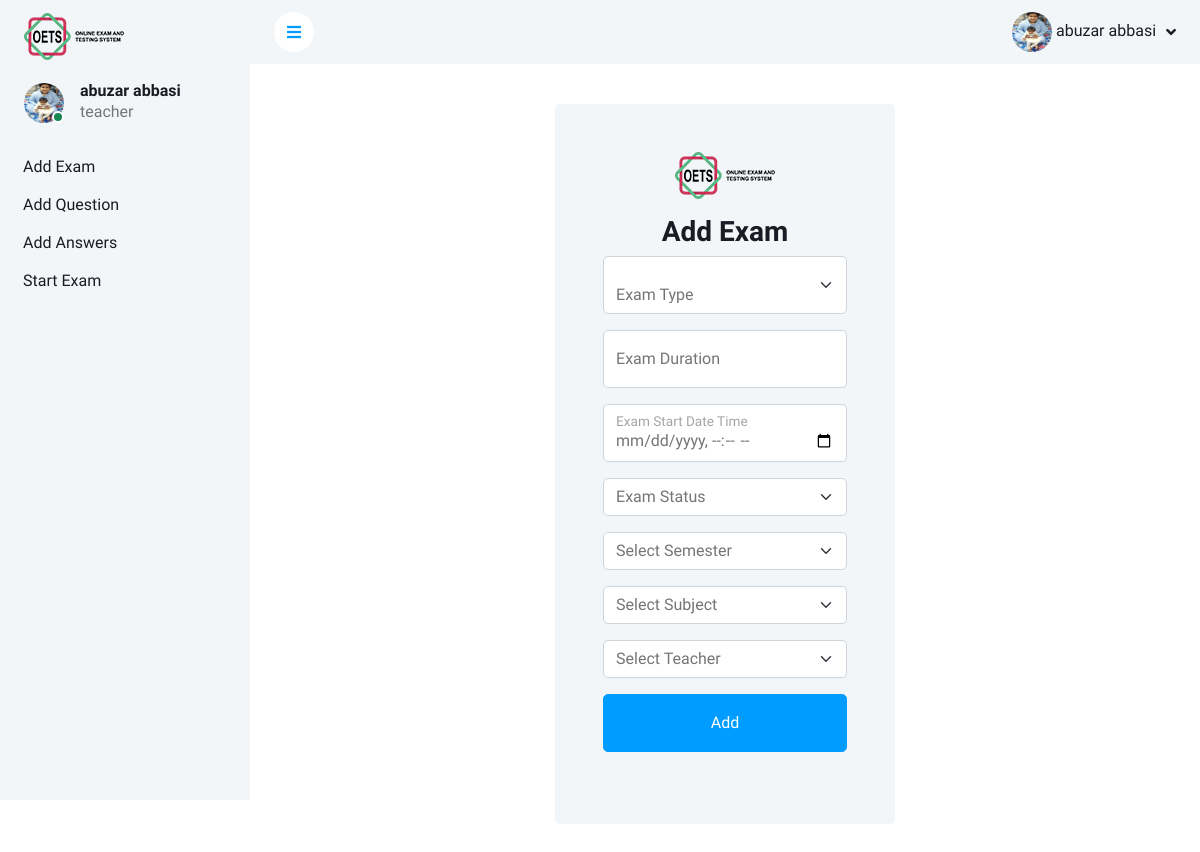
Screenshot of /Teacher/add_exam.php (signed in) with the database file from the repository.
### tables this page shows
CREATE TABLE `users` (
  `user_id` int(11) NOT NULL,
  `name` varchar(255) DEFAULT NULL,
  `email` varchar(255) NOT NULL,
  `username` varchar(50) NOT NULL,
  `password` varchar(255) NOT NULL,
  `is_cheated` enum('yes','no') NOT NULL DEFAULT 'no',
  `is_completed` enum('completed','not_completed') DEFAULT 'not_completed',
  `role_id` int(11) DEFAULT 1,
  `user_photo` blob DEFAULT NULL,
  `exam_id` int(11) NOT NULL,
  `status` enum('active','inactive') NOT NULL DEFAULT 'inactive'
);

CREATE TABLE `roles` (
  `role_id` int(11) NOT NULL,
  `role_name` varchar(50) NOT NULL
);

### Teacher/add_exam.php (the view, shortened to what this page needs)
<?php
    include "../db/dbConnection.php";
    if($_SESSION['role_id']==1){
        header("location:../Student/student.php");
    }elseif($_SESSION['role_id']==4){
        header("location:../Admin/admin.php");
    }elseif($_SESSION['role_id']==3){
    ?>
    <!DOCTYPE html>
    <html lang="en">
    <head>
        <link href="https://cdnjs.cloudflare.com/ajax/libs/font-awesome/5.10.0/css/all.min.css" rel="stylesheet">
        <link href="https://cdn.jsdelivr.net/npm/bootstrap-icons@1.4.1/font/bootstrap-icons.css" rel="stylesheet">
        <link href="../lib/owlcarousel/assets/owl.carousel.min.css" rel="stylesheet">
        <link href="../lib/tempusdominus/css/tempusdominus-bootstrap-4.min.css" rel="stylesheet" />
        <link href="../css/bootstrap.min.css" rel="stylesheet">
        <link href="../css/style.css" rel="stylesheet">
    </head>
    <body>
        <div class="container-xxl position-relative bg-white d-flex p-0">
            <?php
            include "../includes/sidebar.php";
            ?>
            <div class="content">
                <?php
                include "../includes/navbar.php";
                ?>
                <div class="container-fluid">
                    <div class="row h-100 align-items-center justify-content-center" style="min-height: 100vh;">
                        <div class="col-12 col-sm-10 col-md-8 col-lg-6 col-xl-5">
                            <div class="bg-light rounded p-4 p-sm-5 my-4 mx-3">
                                <div class="d-flex align-items-center justify-content-center mb-3">
                                    <a href="index.html" class="">
                                        <img src="../img/logo.png" class="w-100" alt="logo">
                                    </a>
                                </div>
                                <h3 class="text-center">Add Exam</h3>
                                <form method="post" action="<?php echo htmlspecialchars($_SERVER["PHP_SELF"]); ?>" enctype="multipart/form-data">
                                    <div class="form-floating mb-3">
                                        <select name="exam_type" id="exam_type" class="form-select mb-3" aria-label="Default select example">
                                            <option selected disabled>Exam Type</option>
                                        </select>
                                    </div>
                                    <div class="form-floating mb-3">
                                        <input type="text" id="exam_duration_minutes" name="exam_duration_minutes" required class="form-control" id="floatingInput" placeholder="name@example.com" required>
                                        <label for="floatingInput">Exam Duration</label>
                                    </div>
                                    <div class="form-floating mb-3">
                                        <input type="datetime-local" id="exam_start_time" name="exam_start_time" required class="form-control" id="floatingInput" placeholder="name@example.com" required>
                                        <label for="floatingInput">Exam Start Date Time</label>
                                    </div>
                                    <select name="exam_status" class="form-select mb-3" aria-label="Default select example">
                                        <option selected disabled>Exam Status</option>
                                    </select>
                                    <select name="semester" class="form-select mb-3" aria-label="Default select example">
                                    <option selected disabled value="">Select Semester</option>
                                    </select>
                                    <select name="subject" class="form-select mb-3" aria-label="Default select example">
                                    <option selected disabled value="">Select Subject</option>
                                    </select>
                                    <select name="teacher" class="form-select mb-3" aria-label="Default select example">
                                    <option selected disabled value="">Select Teacher</option>
                                    </select>
                                    <button type="submit" name="submit" class="btn btn-primary py-3 w-100 mb-4">Add</button>
                            </div>
                        </div>
                    </div>
                </div>
            </div>
    </body>
    </html>
    <?php
}else{
    header("location:../index.php");
}
?>

### includes/sidebar.php (shortened to what this page needs)
<?php
if (isset($_SESSION['user_id']) && isset($_SESSION['role_id'])) {
    $user_id = $_SESSION['user_id'];
    $sql = "SELECT name, user_photo, role_name FROM users JOIN roles ON users.role_id = roles.role_id WHERE user_id = '$user_id'";
    $result = $conn->query($sql);
    if ($result->num_rows == 1) {
        $row = $result->fetch_assoc();
        $user_name = $row['name'];
        $user_photo = $row['user_photo'];
        $user_role = $row['role_name'];
    }
} else {
    header("Location: index.php");
    exit();
}
?>
<div class="sidebar pe-4 pb-3">
    <nav class="navbar bg-light navbar-light">
        <a href="admin_dashboard.php" class="navbar-brand mx-4 mb-3">
            <img src="../img/logo.png" class="w-100" alt="logo">
        </a>
        <div class="d-flex align-items-center ms-4 mb-4">
            <div class="position-relative">
                <?php if (!empty($user_photo)) { ?>
                    <img class="rounded-circle" src=".<?php echo $user_photo; ?>" alt="User Photo" style="width: 40px; height: 40px;">
                <?php }  ?>
                <div class="bg-success rounded-circle border border-2 border-white position-absolute end-0 bottom-0 p-1"></div>
            </div>
            <div class="ms-3">
                <h6 class="mb-0"><?php echo $user_name; ?></h6>
                <span><?php echo $user_role; ?></span>
            </div>
        </div>
        <div class="navbar-nav w-100">
            <?php
            if ($_SESSION['role_id'] == 4) {
            ?>
                <a href="../Admin/admin.php" class="nav-item nav-link">Admin Dashboard</a>
                <a href="../Admin/add_teacher.php" class="nav-item nav-link">Add Teacher</a>
                <a href="../Admin/add-semester.php" class="nav-item nav-link">Add Semester</a>
                <a href="../Admin/add_subjects.php" class="nav-item nav-link">Add Subject</a>
            <?php
            } else if ($_SESSION['role_id'] == 3) {
            ?>
                <a href="../Teacher/add_exam.php" class="nav-item nav-link">Add Exam</a>
                <a href="../Teacher/add_question.php" class="nav-item nav-link">Add Question</a>
                <a href="../Teacher/add_answer.php" class="nav-item nav-link">Add Answers</a>
                <a href="../Teacher/start_exam.php" class="nav-item nav-link">Start Exam</a>
            <?php
            } else if ($_SESSION['role_id'] == 1) {
            ?>
                <?php
                $getExamCheck = "SELECT exams.*,
                TIMESTAMPDIFF(DAY, CURDATE(), exams.start_datetime) AS days_until_start
            FROM exams
            INNER JOIN (
                SELECT exam_id
                FROM true_false_question
                WHERE is_completed = 'not_completed'
                UNION
                SELECT exam_id
                FROM multiple_choice_questions
                WHERE is_completed = 'not_completed'
                UNION
                SELECT exam_id
                FROM questions
                WHERE is_completed = 'not_completed'
                UNION
                SELECT exam_id
                FROM fill_in_the_blanks
                WHERE is_completed = 'not_completed'
            ) AS incomplete_exams
            ON exams.exam_id = incomplete_exams.exam_id
            WHERE exams.exam_status = 'active'
                AND DATE(exams.start_datetime) = CURDATE();
";
                $isCheated  = "SELECT * FROM users WHERE users.is_cheated = 'no' AND users.is_completed = 'not_completed' AND users.role_id = 1";
                $setuser = mysqli_query($conn, $isCheated);
                $set = mysqli_query($conn, $getExamCheck);
                $row = mysqli_fetch_array($set);
                if (mysqli_num_rows($set) && mysqli_num_rows($setuser) > 0) {
                ?>
                    <a href="../Student/give_exam.php" class="nav-item nav-link">Give Exam</a>
                <?php
                } else {
                ?>
                    <a href="" class="nav-item nav-link disabled">Exam Will Be Soon</a>
                <?php
                }
                ?>
                <?php
                $getUser_id = $_SESSION['user_id'];
                $sql ="
                SELECT users.*
                FROM users
                WHERE users.user_id = 4
                AND (
                    (SELECT COUNT(*) FROM true_false_question WHERE true_false_question.is_completed = 'completed' AND user_id = 4) > 0
                    AND
                    (SELECT COUNT(*) FROM multiple_choice_questions WHERE multiple_choice_questions.is_completed = 'completed' AND user_id = 4) > 0
                    AND
                    (SELECT COUNT(*) FROM fill_in_the_blanks WHERE fill_in_the_blanks.is_completed = 'completed' AND user_id = 4) > 0
                    AND
                    (SELECT COUNT(*) FROM questions WHERE questions.is_completed = 'completed' AND user_id = 4 AND questions.is_right = 'right') > 0
                );
                ";
                $settt = mysqli_query($conn, $sql);
                if (mysqli_num_rows($settt) > 0) {
                ?>
                    <a href="../Student/result.php" class="nav-item nav-link">Get Result</a>
                <?php
                } else {
                ?>
                    <a href="" class="nav-item nav-link disabled">Complete Exams To Get Result</a>
            <?php
                }
            }
            ?>
        </div>
    </nav>
</div>

### includes/navbar.php (shortened to what this page needs)
<?php
if(isset($_SESSION['user_id']) && isset($_SESSION['role_id'])) {
    include_once "head.php";
    $user_id = $_SESSION['user_id'];
    $sql = "SELECT name, user_photo, role_name FROM users JOIN roles ON users.role_id = roles.role_id WHERE user_id = '$user_id'";
    $result = $conn->query($sql);
    if ($result->num_rows == 1) {
        $row = $result->fetch_assoc();
        $user_name = $row['name'];
        $user_photo = $row['user_photo'];
    }
} else {
    header("Location: index.php");
    exit();
}
?>
<nav class="navbar navbar-expand bg-light navbar-light sticky-top px-4 py-0">
                <a href="#" class="sidebar-toggler flex-shrink-0">
                    <i class="fa fa-bars"></i>
                </a>
                <div class="navbar-nav align-items-center ms-auto">
                    <div class="nav-item dropdown">
                        <a href="#" class="nav-link dropdown-toggle" data-bs-toggle="dropdown">
                        <?php if (!empty($user_photo)) { ?>
                    <img class="rounded-circle" src=".<?php echo $user_photo; ?>" alt="User Photo" style="width: 40px; height: 40px;">
                <?php } ?>
                            <span class="d-none d-lg-inline-flex"><?php echo $user_name; ?></span>
                        </a>
                    </div>
                </div>
            </nav>

### css/style.css (style rules this page uses)
:root { --primary: #009CFF; --light: #F3F6F9; --dark: #191C24; }
.btn { transition: .5s; }
.btn.btn-primary { color: #FFFFFF; }
.sidebar { position: fixed; top: 0; left: 0; bottom: 0; width: 250px; height: 100vh; overflow-y: auto; background: var(--light); transition: 0.5s; z-index: 999; }
.content { margin-left: 250px; min-height: 100vh; background: #FFFFFF; transition: 0.5s; }
@media (min-width: 992px) { .sidebar { margin-left: 0; } }
@media (min-width: 992px) { .content { width: calc(100% - 250px); } }
.sidebar .navbar .navbar-nav .nav-link { padding: 7px 20px; color: var(--dark); font-weight: 500; border-left: 3px solid var(--light); border-radius: 0 30px 30px 0; outline: none; }
.content .navbar .navbar-nav .nav-link { margin-left: 25px; padding: 12px 0; color: var(--dark); outline: none; }
.content .navbar .sidebar-toggler, .content .navbar .navbar-nav .nav-link i { width: 40px; height: 40px; display: inline-flex; align-items: center; justify-content: center; background: #FFFFFF; border-radius: 40px; }
.content .navbar .dropdown-toggle::after { margin-left: 6px; vertical-align: middle; border: none; content: "\f107"; font-family: "Font Awesome 5 Free"; font-weight: 900; transition: .5s; }

### rows the page displays
users: user_photo (picture), name "abuzar abbasi", role.role_name "teacher"
